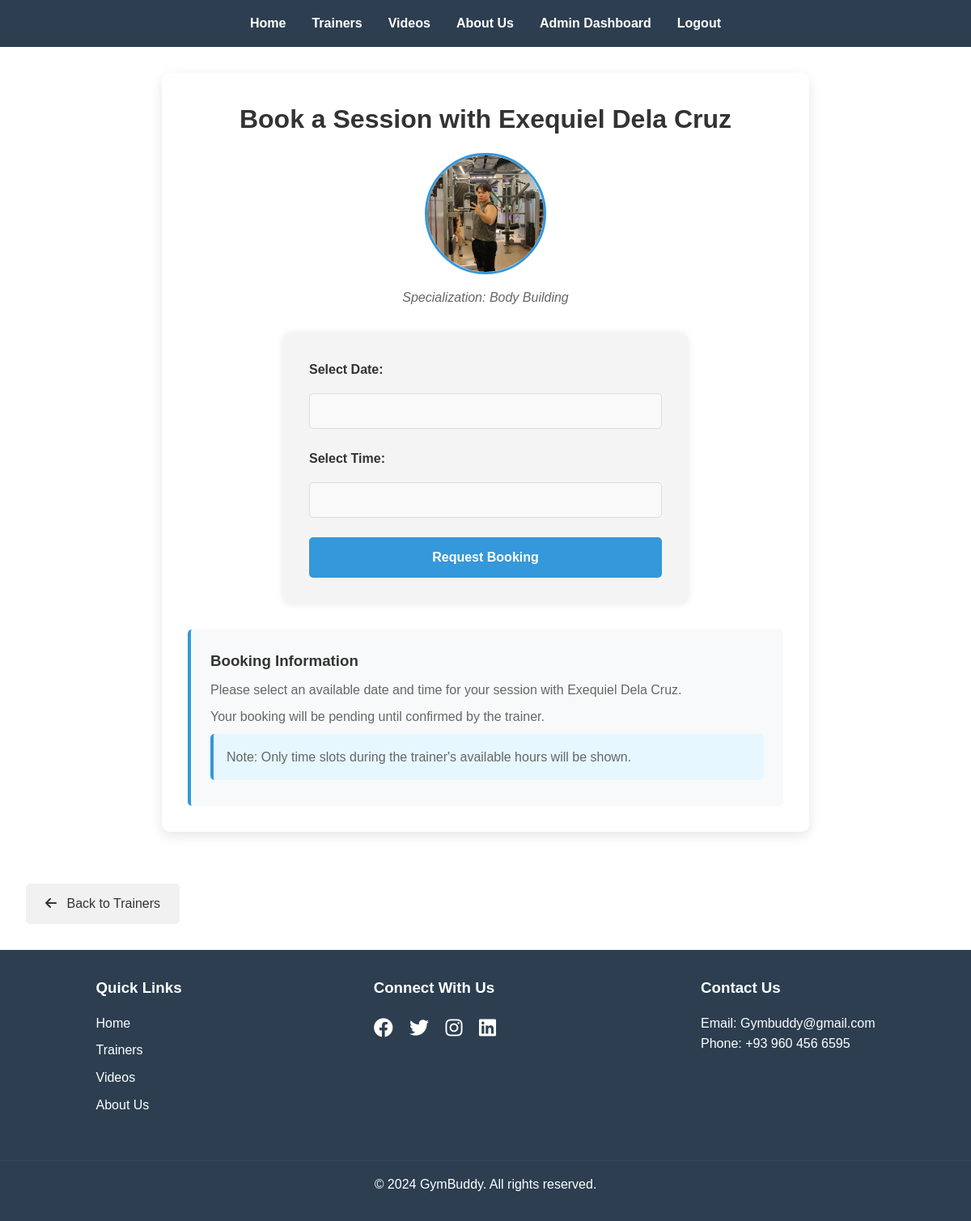
The page /booking.php?trainer_id=15 (signed in) on the database its author committed.
### tables this page shows
CREATE TABLE `trainers` (
  `id` int(11) NOT NULL,
  `name` varchar(100) NOT NULL,
  `description` text DEFAULT NULL,
  `contact` varchar(50) DEFAULT NULL,
  `image_url` varchar(255) DEFAULT NULL,
  `specialization` varchar(255) DEFAULT NULL
);

### booking.php (the view, shortened to what this page needs)
<?php
include 'php/config.php';
$trainer_id = $_GET['trainer_id'];
$sql = "SELECT * FROM trainers WHERE id = ?";
$stmt = $pdo->prepare($sql);
$stmt->execute([$trainer_id]);
$trainer = $stmt->fetch();
?>
<!DOCTYPE html>
<html lang="en">
<head>
    <link rel="stylesheet" href="css/style.css">
    <link rel="stylesheet" href="css/booking.css">
    <link rel="stylesheet" href="https://cdnjs.cloudflare.com/ajax/libs/font-awesome/6.1.1/css/all.min.css">
    <link rel="stylesheet" href="https://cdn.jsdelivr.net/npm/flatpickr/dist/flatpickr.min.css">
</head>
<body>
    <header>
        <nav>
            <ul>
                <li><a href="index.php">Home</a></li>
                <li><a href="trainers.php">Trainers</a></li>
                <li><a href="videos.php">Videos</a></li>
                <li><a href="about.php">About Us</a></li>
                <?php if(isset($_SESSION['user_id'])): ?>
                    <?php if(isset($_SESSION['user_role']) && $_SESSION['user_role'] === 'admin'): ?>
                        <li><a href="php/admin_dashboard.php">Admin Dashboard</a></li>
                    <?php elseif(isset($_SESSION['user_role']) && $_SESSION['user_role'] === 'trainer'): ?>
                        <li><a href="php/trainer_dashboard.php">Trainer Dashboard</a></li>
                    <?php elseif(isset($_SESSION['user_role']) && $_SESSION['user_role'] === 'user'): ?>
                        <li><a href="php/user_dashboard.php">My Bookings</a></li>
                    <?php endif; ?>
                    <li><a href="php/logout.php">Logout</a></li>
                <?php else: ?>
                    <li><a href="php/login.php">Login</a></li>
                    <li><a href="php/signup.php">Sign Up</a></li>
                <?php endif; ?>
            </ul>
        </nav>
    </header>
    <main>
        <div class="booking-container">
            <div class="trainer-info">
                <h1>Book a Session with <?php echo htmlspecialchars($trainer['name']); ?></h1>
                <?php if (isset($trainer['image_url']) && !empty($trainer['image_url'])): ?>
                    <img src="uploads/<?php echo htmlspecialchars($trainer['image_url']); ?>" alt="<?php echo htmlspecialchars($trainer['name']); ?>" class="trainer-image">
                <?php endif; ?>
                <?php if (isset($trainer['specialization']) && !empty($trainer['specialization'])): ?>
                    <p class="specialization">Specialization: <?php echo htmlspecialchars($trainer['specialization']); ?></p>
                <?php endif; ?>
            </div>
            <form action="" method="post" class="booking-form" id="booking-form">
                <div class="form-group" id="date-group">
                    <label for="date">Select Date:</label>
                    <input type="text" id="date" name="date" class="date-picker" required>
                </div>
                <div class="form-group" id="time-group">
                    <label for="time">Select Time:</label>
                    <input type="text" id="time" name="time" class="time-picker" required>
                </div>
                <div class="form-group">
                    <button type="submit" class="btn book-btn">Request Booking</button>
                </div>
            </form>
            <div class="booking-info">
                <h3>Booking Information</h3>
                <p>Please select an available date and time for your session with <?php echo htmlspecialchars($trainer['name']); ?>.</p>
                <p>Your booking will be pending until confirmed by the trainer.</p>
                <p class="availability-note">Note: Only time slots during the trainer's available hours will be shown.</p>
            </div>
        </div>
    </main>
    <a href="trainers.php" class="back-button"><i class="fas fa-arrow-left"></i> Back to Trainers</a>
    <footer>
        <div class="footer-content">
            <div class="footer-section">
                <h3>Quick Links</h3>
                <ul>
                    <li><a href="index.php">Home</a></li>
                    <li><a href="trainers.php">Trainers</a></li>
                    <li><a href="videos.php">Videos</a></li>
                    <li><a href="about.php">About Us</a></li>
                </ul>
            </div>
            <div class="footer-section">
                <h3>Connect With Us</h3>
                <div class="social-icons">
                    <a href="#"><i class="fab fa-facebook"></i></a>
                    <a href="#"><i class="fab fa-twitter"></i></a>
                    <a href="#"><i class="fab fa-instagram"></i></a>
                    <a href="#"><i class="fab fa-linkedin"></i></a>
                </div>
            </div>
            <div class="footer-section">
                <h3>Contact Us</h3>
                <p>Email: Gymbuddy@gmail.com</p>
                <p>Phone: +93 960 456 6595</p>
            </div>
        </div>
        <div class="footer-bottom">
            <p>&copy; 2024 GymBuddy. All rights reserved.</p>
        </div>
    </footer>
</body>
</html>

### css/style.css (style rules this page uses)
* { margin: 0; padding: 0; box-sizing: border-box; }
body { font-family: Arial, sans-serif; line-height: 1.6; color: #333; }
header { background-color: #2c3e50; color: #fff; padding: 1rem 0; }
nav ul { list-style-type: none; display: flex; justify-content: center; }
nav ul li { margin: 0 1rem; }
nav ul li a { color: #fff; text-decoration: none; font-weight: bold; }
footer { background-color: #2c3e50; color: #fff; padding: 2rem 0; }
.footer-content { display: flex; justify-content: space-around; flex-wrap: wrap; }
.footer-section { margin-bottom: 1rem; }
.footer-section h3 { margin-bottom: 1rem; }
.footer-section ul { list-style-type: none; }
.footer-section ul li { margin-bottom: 0.5rem; }
.footer-section ul li a { color: #fff; text-decoration: none; }
.social-icons a { color: #fff; font-size: 1.5rem; margin-right: 1rem; }
.footer-bottom { text-align: center; margin-top: 2rem; padding-top: 1rem; border-top: 1px solid #34495e; }
.booking-form { max-width: 500px; margin: 0 auto; padding: 2rem; background-color: #f4f4f4; border-radius: 10px; box-shadow: 0 0 10px rgba(0, 0, 0, 0.1); }
.booking-form label { display: block; margin-bottom: 0.5rem; }
.btn { display: inline-block; padding: 0.3rem 0.8rem; border: none; border-radius: 3px; cursor: pointer; font-size: 14px; text-decoration: none; transition: background-color 0.3s; }

### css/booking.css (style rules this page uses)
.booking-container { max-width: 800px; margin: 2rem auto; padding: 2rem; background-color: #fff; border-radius: 10px; box-shadow: 0 5px 15px rgba(0, 0, 0, 0.1); }
.trainer-info { text-align: center; margin-bottom: 2rem; }
.trainer-info h1 { color: #333; margin-bottom: 1rem; font-size: 2rem; }
.trainer-image { width: 150px; height: 150px; border-radius: 50%; object-fit: cover; margin: 1rem auto; display: block; border: 3px solid #3498db; }
.specialization { font-style: italic; color: #666; margin-top: 0.5rem; }
.booking-form { display: grid; gap: 1.5rem; margin-bottom: 2rem; }
.form-group { display: flex; flex-direction: column; gap: 0.5rem; }
.form-group label { font-weight: bold; color: #333; }
.date-picker, .time-picker { padding: 0.75rem; border: 1px solid #ddd; border-radius: 5px; font-size: 1rem; background-color: #f9f9f9; cursor: pointer; border-bottom: 1px solid #ddd; }
.book-btn { background-color: #3498db; color: white; border: none; padding: 1rem; border-radius: 5px; font-size: 1rem; font-weight: bold; cursor: pointer; transition: background-color 0.3s; }
.booking-info { background-color: #f8f9fa; padding: 1.5rem; border-radius: 5px; border-left: 4px solid #3498db; }
.booking-info h3 { margin-top: 0; color: #333; }
.booking-info p { margin: 0.5rem 0; color: #666; }
.back-button { display: inline-block; margin: 2rem; padding: 0.75rem 1.5rem; background-color: #f1f1f1; color: #333; text-decoration: none; border-radius: 5px; transition: background-color 0.3s; }
.back-button i { margin-right: 0.5rem; }
.availability-note { background-color: #e6f7ff; padding: 1rem; border-radius: 5px; border-left: 4px solid #3498db; margin-top: 1rem; }

### booking.php (style rules this page uses)
.date-picker, .time-picker { border-bottom: 1px solid #ddd !important; outline: none !important; }

### rows shown on the page
trainers: name "Exequiel Dela Cruz", image_url (picture), specialization "Body Building"
